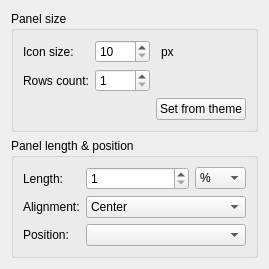
<?xml version="1.0" encoding="UTF-8"?>
<ui version="4.0">
 <class>ConfigPanelWidget</class>
 <widget class="QWidget" name="ConfigPanelWidget">
  <property name="geometry">
   <rect>
    <x>0</x>
    <y>0</y>
    <width>269</width>
    <height>248</height>
   </rect>
  </property>
  <property name="windowTitle">
   <string>Configure panel</string>
  </property>
  <layout class="QVBoxLayout" name="verticalLayout">
   <item>
    <widget class="QGroupBox" name="groupBox_size">
     <property name="title">
      <string>Panel size</string>
     </property>
     <property name="checkable">
      <bool>false</bool>
     </property>
     <layout class="QGridLayout" name="gridLayout">
      <item row="1" column="1" colspan="2">
       <widget class="QSpinBox" name="spinBox_lineCount">
        <property name="minimum">
         <number>1</number>
        </property>
        <property name="maximum">
         <number>20</number>
        </property>
       </widget>
      </item>
      <item row="2" column="3">
       <widget class="QPushButton" name="button_fromTheme">
        <property name="text">
         <string>Set from theme</string>
        </property>
       </widget>
      </item>
      <item row="0" column="3">
       <widget class="QLabel" name="label_px">
        <property name="text">
         <string>px</string>
        </property>
        <property name="indent">
         <number>5</number>
        </property>
       </widget>
      </item>
      <item row="1" column="0">
       <widget class="QLabel" name="label_lineCount">
        <property name="text">
         <string>Rows count:</string>
        </property>
       </widget>
      </item>
      <item row="0" column="0">
       <widget class="QLabel" name="label_iconSize">
        <property name="text">
         <string>Icon size:</string>
        </property>
       </widget>
      </item>
      <item row="0" column="1" colspan="2">
       <widget class="QSpinBox" name="spinBox_iconSize">
        <property name="minimum">
         <number>10</number>
        </property>
        <property name="maximum">
         <number>128</number>
        </property>
       </widget>
      </item>
     </layout>
    </widget>
   </item>
   <item>
    <widget class="QGroupBox" name="groupBox">
     <property name="title">
      <string>Panel length &amp;&amp; position</string>
     </property>
     <layout class="QGridLayout" name="gridLayout_2">
      <item row="0" column="1" colspan="2">
       <widget class="QSpinBox" name="spinBox_length">
        <property name="minimum">
         <number>1</number>
        </property>
        <property name="maximum">
         <number>100</number>
        </property>
       </widget>
      </item>
      <item row="1" column="1" colspan="3">
       <widget class="QComboBox" name="comboBox_alignment">
        <property name="currentIndex">
         <number>1</number>
        </property>
        <item>
         <property name="text">
          <string>Left</string>
         </property>
        </item>
        <item>
         <property name="text">
          <string>Center</string>
         </property>
        </item>
        <item>
         <property name="text">
          <string>Right</string>
         </property>
        </item>
       </widget>
      </item>
      <item row="0" column="3">
       <widget class="QComboBox" name="comboBox_lenghtType">
        <item>
         <property name="text">
          <string>%</string>
         </property>
        </item>
        <item>
         <property name="text">
          <string>px</string>
         </property>
        </item>
       </widget>
      </item>
      <item row="1" column="0">
       <widget class="QLabel" name="label_alignment">
        <property name="text">
         <string>Alignment:</string>
        </property>
       </widget>
      </item>
      <item row="0" column="0">
       <widget class="QLabel" name="label_length">
        <property name="text">
         <string>Length:</string>
        </property>
       </widget>
      </item>
      <item row="2" column="0">
       <widget class="QLabel" name="label_position">
        <property name="text">
         <string>Position:</string>
        </property>
       </widget>
      </item>
      <item row="2" column="1" colspan="3">
       <widget class="QComboBox" name="comboBox_position"/>
      </item>
     </layout>
    </widget>
   </item>
   <item>
    <spacer name="verticalSpacer">
     <property name="orientation">
      <enum>Qt::Vertical</enum>
     </property>
     <property name="sizeHint" stdset="0">
      <size>
       <width>20</width>
       <height>40</height>
      </size>
     </property>
    </spacer>
   </item>
  </layout>
 </widget>
 <resources/>
 <connections/>
</ui>
